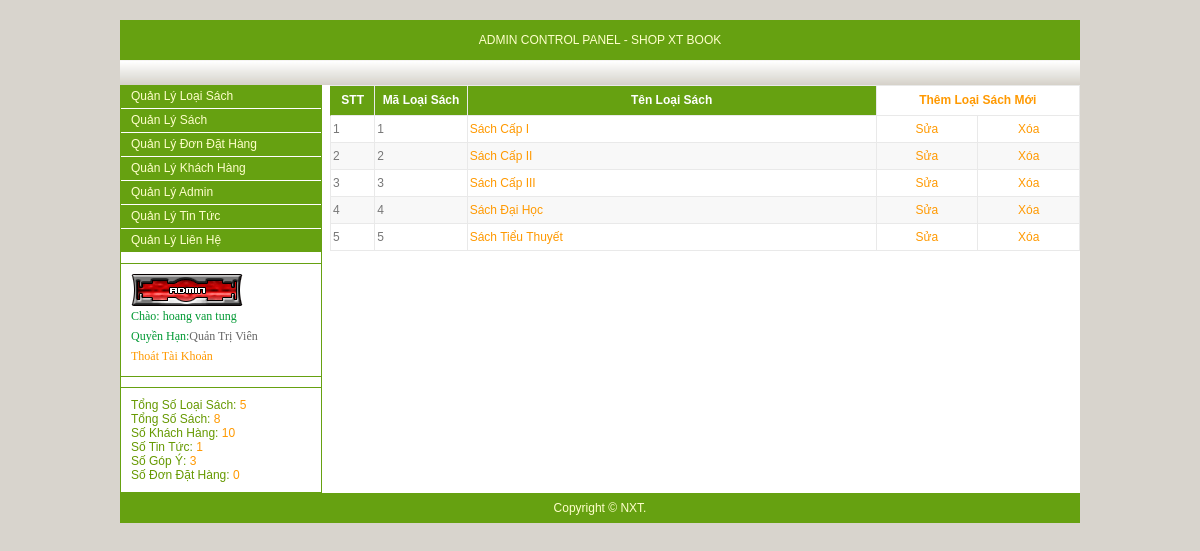
Page /adm/index.php (signed in) on the committed database.
### tables this page shows
CREATE TABLE `loai_qua` (
  `ma_loai` int(11) NOT NULL,
  `ten_loai` varchar(40) NOT NULL
);

### adm/loaiqua/loaiqua.php (the view, shortened to what this page needs)
<?php
	$strSQL="SELECT * FROM loai_qua";
	$loai_qua=mysqli_query($ung,$strSQL);
?>
<table width="750" cellpadding="2" cellspacing="0" border="0" class="admintable" style="border-right:#E9E9E9 1px solid; border-top:#E9E9E9 1px solid;" align="right">
	<tr>
		<th width="40" align="center" style="border-left:#66A111 solid 1px;">
			STT
		</th>
		<th width="90" align="center">
			Mã Loại Sách
		</th>
		<th width="420">
			Tên Loại Sách
		</th>
		<th width="200" colspan="2" style="background:#FFFFFF;" align="center">
			<a href="#" onclick="goithem_sua('themloaiqua')">Thêm Loại Sách Mới</a>
		</th>
	</tr>
	<?php $i=0; ?>
		<?php while($row=mysqli_fetch_array($loai_qua)) { $i+=1; ?>
	<tr>
	<?php
			if($i%2==0)
				$mausac="style='background:#F8F8F8;'";
			 else
			 	$mausac="style='background:#FFFFFF;'";
	?>
		<td <?php echo $mausac; ?> >
			<?php echo $i; ?>
		</td>
		<td <?php echo $mausac; ?> >
			<?php echo $row['ma_loai']; ?>
		</td>
		<td <?php echo $mausac; ?> >
			<a href="#" onclick="goithem_sua('sualoaiqua',<?php echo $row['ma_loai']; ?>)"><?php echo $row['ten_loai']; ?></a>
		</td>
		<td width="100" align="center" <?php echo $mausac; ?>>
			<a href="#" onclick="goithem_sua('sualoaiqua',<?php echo $row['ma_loai']; ?>)">Sửa</a>
		</td>
		<td width="100" align="center" <?php echo $mausac; ?>>
			<a href="#" onclick="xoa_loaiqua(<?php echo $row['ma_loai']; ?>)">Xóa</a>
		</td>
	</tr>
		<?php } ?>
</table>

### adm/admstyle.css (style rules this page uses)
Body { background:#D8D4CD url(../images/bg.jpg) no-repeat fixed; color:#888888; font-family:Arial, Helvetica, sans-serif; font-size:12px; margin-bottom:0px; margin-top:0px; margin-left:0px; margin-right:0px; }
a:link { color:#FF9900; text-decoration:none; }
.admintable { border:1px; }
.admintable TD { background:#FFFFFF; border-left:#E9E9E9 1px solid; border-bottom:#E9E9E9 1px solid; line-height:22px; color:#777777; }
.admintable TH { background:#66A111; color:#FFFFFF; line-height:25px; border-left:#E9E9E9 1px solid; border-bottom:#E9E9E9 1px solid; }

### rows in the picture
loai_qua: ma_loai "1", ten_loai "Sách Cấp I"
loai_qua: ma_loai "2", ten_loai "Sách Cấp II"
loai_qua: ma_loai "3", ten_loai "Sách Cấp III"
loai_qua: ma_loai "4", ten_loai "Sách Đại Học"
loai_qua: ma_loai "5", ten_loai "Sách Tiểu Thuyết"

### other values in the picture
$_SESSION['hovatenad'] "hoang van tung"
$soloaiqua "5"
$soqua "8"
$khachhang "10"
$tintuc "1"
$lienhe "3"
$dondathang "0"
